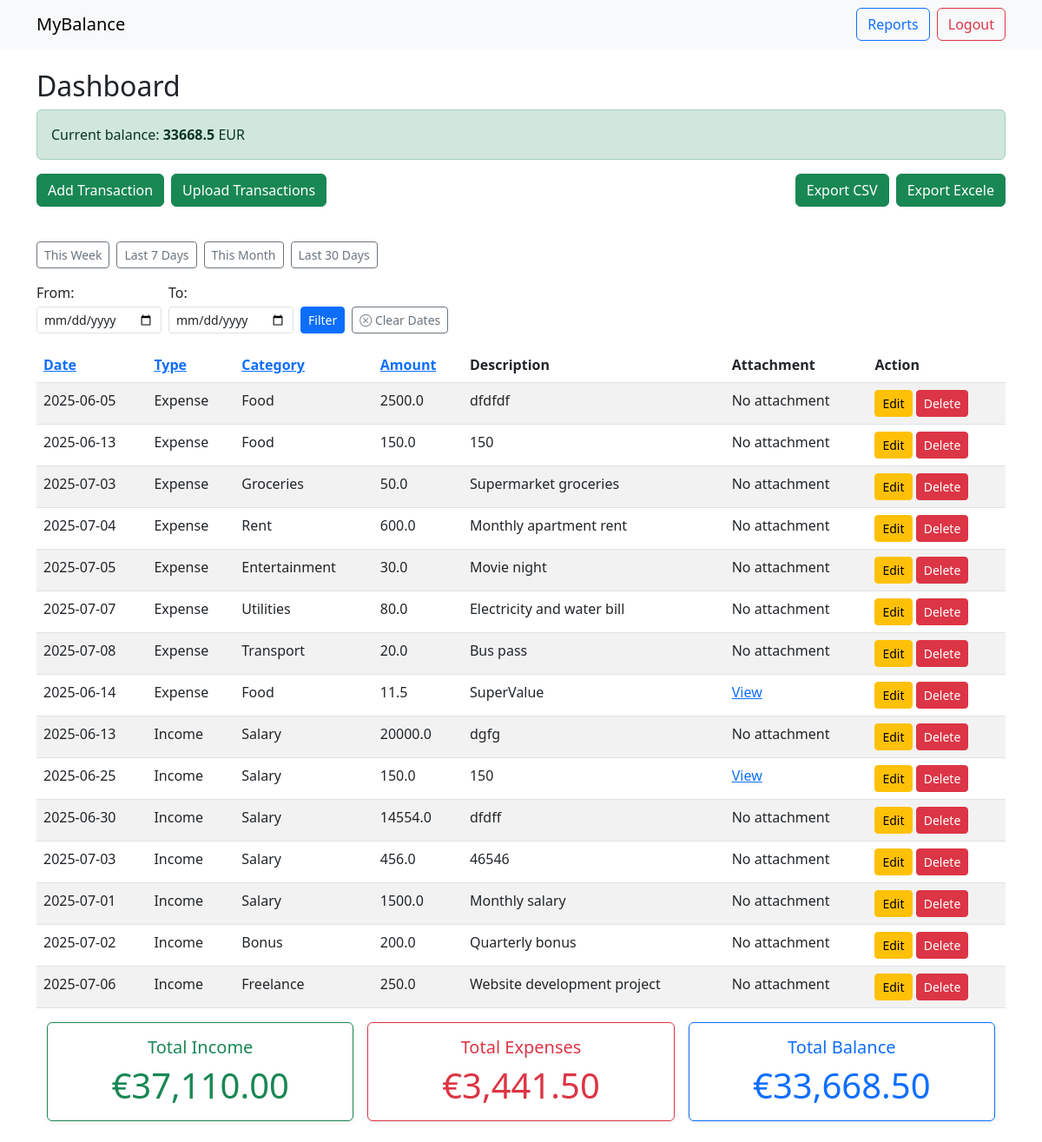
/dashboard?sort_by=type&order=asc (signed in), run on the app's committed database.
### tables this page shows
CREATE TABLE transactions (
              id INTEGER PRIMARY KEY AUTOINCREMENT,
              user_id INTEGER,
              date TEXT,
              type TEXT,
              category TEXT,
              amount REAL,
              description TEXT, attachment TEXT,
              FOREIGN KEY(user_id) REFERENCES users(id)
              );

### app.py (the view)
@app.route('/dashboard')
def dashboard():
        if 'user_id' not in session:
            return redirect(url_for('login'))
        sort_by=request.args.get('sort_by','date')
        order=request.args.get('order','desc')
        if sort_by not in ['date','type','amount', 'category']:
             sort_by='date'
        if order not in ['asc', 'desc']:
             order='desc'
        date_from=request.args.get('from')
        date_to=request.args.get('to')
        preset=request.args.get('preset')
        today=date.today()
        if preset=='this_week':
             start_of_week=today-timedelta(days=today.weekday())
             date_from=start_of_week.isoformat()
             date_to=today.isoformat()
        elif preset=='last_7_days':
             date_from=(today-timedelta(days=6)).isoformat()
             date_to=today.isoformat()
        elif preset=='this_month':
             date_from=(today.replace(day=1)).isoformat()
             date_to=today.isoformat()
        elif preset=='last_30_days':
             date_from=(today-timedelta(days=29)).isoformat()
             date_to=today.isoformat()
        query='''
            SELECT id, date, type, category, amount, description, attachment
            FROM transactions
            WHERE user_id=?
        '''
        params=[session['user_id']]
        if date_from:
             query+=" AND date>=?"
             params.append(date_from)
        if date_to:
             query+=" AND date<=?"
             params.append(date_to)
        query+= f"ORDER BY {sort_by} {order}"
        conn=get_db_conn()
        c=conn.cursor()
        c.execute(query, tuple(params))
        transactions=c.fetchall()
        query_current = '''SELECT
                        COALESCE(SUM(CASE WHEN type='Income' THEN amount ELSE 0 END),0) -
                        COALESCE(SUM(CASE WHEN type='Expense' THEN amount ELSE 0 END),0) AS balance
                        FROM transactions
                        WHERE user_id=?'''
        c.execute(query_current, (session['user_id'],))
        current_balance = c.fetchone()['balance']
        query_totals='''
                    SELECT
                    COALESCE(SUM(CASE WHEN type='Income' THEN amount ELSE 0 END),0)-
                    COALESCE(SUM(CASE WHEN type='Expense' THEN amount ELSE 0 END),0) AS balance,
                    COALESCE(SUM(CASE WHEN type='Income' THEN amount ELSE 0 END),0) AS total_income,
                    COALESCE(SUM(CASE WHEN type='Expense' THEN amount ELSE 0 END),0) AS total_expenses
                    FROM transactions
                    WHERE user_id=?

                  '''
        params_totals=[session['user_id']]
        if date_from:
            query_totals+= ' AND date>=?'
            params_totals.append(date_from)
        if date_to:
            query_totals+= ' AND date<=?'
            params_totals.append(date_to)
        c.execute(query_totals, tuple(params_totals))
        row=c.fetchone()
        total_income=row['total_income']
        total_expenses=row['total_expenses']
        balance=row['balance']
        conn.close()
        return render_template('dashboard.html', transactions=transactions, sort_by=sort_by, order=order, date_from=date_from,
                               date_to=date_to, balance=balance, total_income=total_income,total_expenses=total_expenses, current_balance=current_balance)

### app.py (called while the page is built)
def get_db_conn():
     conn=sqlite3.connect(DATABASE)
     conn.row_factory=sqlite3.Row
     return conn

### templates/dashboard.html (shortened to what this page needs)
{% extends 'base.html' %}
{% block content %}
<h2>Dashboard</h2>
<div class="alert {% if balance>=0 %} alert-success {% else %} alert-danger {% endif %}" role="alert">
    Current balance: <strong>{{current_balance}}</strong> EUR
</div>
<div class="d-flex justify-content-between flex-wrap mb-3">
  <div class="d-flex gap-2 mb-2">
<a href="{{ url_for('add') }}" class="btn btn-success mb-3">Add Transaction</a>
<a href="{{ url_for('import_transactions') }}" class="btn btn-success mb-3">Upload Transactions</a>
</div>
  <div class="d-flex gap-2 mb-2">
<a href="{{ url_for('export_transactions', filetype='csv') }}?start_date={{date_from or ''}}&end_date={{date_to or ''}}" class="btn btn-success mb-3">Export CSV</a>
<a href="{{ url_for('export_transactions', filetype='excel') }}?start_date={{date_from or ''}}&end_date={{date_to or ''}}" class="btn btn-success mb-3">Export Excele</a>
</div>
</div>
<form method="get" class="d-flex align-items-end gap-2 mb-3" style="flex-wrap: wrap; max-width: 600px;">
      <div class="col-auto">
        <a href="{{ url_for('dashboard', preset='this_week')}}" class="btn btn-outline-secondary btn-sm">This Week</a>
    </div>
    <div class="col-auto">
        <a href="{{ url_for('dashboard', preset='last_7_days')}}" class="btn btn-outline-secondary btn-sm">Last 7 Days</a>
    </div>
    <div class="col-auto">
        <a href="{{ url_for('dashboard', preset='this_month')}}" class="btn btn-outline-secondary btn-sm">This Month</a>
    </div>
    <div class="col-auto">
        <a href="{{ url_for('dashboard', preset='last_30_days')}}" class="btn btn-outline-secondary btn-sm">Last 30 Days</a>
    </div>
    <div class="col-auto">
        <label for="from" class="form-label mb-1">From:</label>
        <input type="date" name="from" id="from" class="form-control form-control-sm" value="{{ date_from or ''}}">
    </div>
    <div class="col-auto">
        <label for="to" class="form-label mb-1">To:</label>
        <input type="date" name="to" id="to" class="form-control form-control-sm" value="{{ date_to or ''}}">
    </div>
    <div class="col-auto">
        <button type="submit" class="btn btn-sm btn-primary">Filter</button>
    </div>
    <div class="col-auto">
        <a href="{{ url_for('dashboard')}}" class="btn btn-outline-secondary btn-sm">
            <i class="bi bi-x-circle"></i> Clear Dates</a>
    </div>
</form>
<table class="table table-striped">
    <thead>
        <tr>
            <th><a href="{{ url_for('dashboard',sort_by='date', order='asc' if sort_by!='date' or order=='desc' else 'desc' ) }}">Date</a></th>
            <th><a href="{{ url_for('dashboard', sort_by='type', order='asc' if sort_by!='type' or order=='desc' else 'desc')}}">Type</a></th>
            <th><a href="{{ url_for ('dashboard', sort_by='category', order='asc' if sort_by!='category' or order=='desc' else 'desc')}}">Category</a></th>
            <th><a href ="{{ url_for('dashboard', sort_by='amount', order='asc' if sort_by!='amount' or order=='desc' else 'desc')}}">Amount</a></th>
            <th>Description</th>
            <th>Attachment</th>
            <th>Action</th>
        </tr>
    </thead>
    <tbody>
        {% for t in transactions %}
        <tr>
            <td>{{ t['date'] }}</td>
            <td>{{ t['type'] }}</td>
            <td>{{ t['category'] }}</td>
            <td>{{ t['amount'] }}</td>
            <td>{{ t['description'] }}</td>
            <td>
                {% if  t['attachment']%}
                    <a href="{{ url_for('static', filename='uploads/'+t['attachment'])}}" target="_blank">View</a>
                {% else %}
                    No attachment
                {% endif %}
               </td>
            <td >
                <a href="{{url_for('update', id=t['id'])}}" class="btn btn-sm btn-warning">Edit</a>
                <a href="{{ url_for('confirm_delete', id=t['id'], target='record')}}" class="btn btn-sm btn-danger">Delete</a>
            </td>
        </tr>
        {% endfor %}
    </tbody>
</table>
<div class="container mb-4">
  <div class="row g-3">
    {% if date_from or date_to %}
      <div class="col-md-4">
        <div class="card border-success shadow-sm">
          <div class="card-body text-center">
            <h5 class="card-title text-success">Income for period</h5>
            <p class="card-text display-6 text-success ">€{{ "{:,.2f}".format(total_income) }}</p>
          </div>
        </div>
      </div>
      <div class="col-md-4">
        <div class="card border-danger shadow-sm">
          <div class="card-body text-center">
            <h5 class="card-title text-danger">Expenses for period</h5>
            <p class="card-text display-6 text-danger ">€{{ "{:,.2f}".format(total_expenses) }}</p>
          </div>
        </div>
      </div>
      <div class="col-md-4">
        <div class="card border-primary shadow-sm">
          <div class="card-body text-center">
            <h5 class="card-title text-primary">Balance for period</h5>
            <p class="card-text display-6 text-primary">€{{ "{:,.2f}".format(balance) }}</p>
          </div>
        </div>
      </div>
    {% else %}
      <div class="col-md-4">
        <div class="card border-success shadow-sm">
          <div class="card-body text-center">
            <h5 class="card-title text-success">Total Income</h5>
             <p class="card-text display-6 text-success ">€{{ "{:,.2f}".format(total_income) }}</p>
          </div>
        </div>
      </div>
      <div class="col-md-4">
        <div class="card border-danger shadow-sm">
          <div class="card-body text-center">
            <h5 class="card-title text-danger">Total Expenses</h5>
            <p class="card-text display-6 text-danger ">€{{ "{:,.2f}".format(total_expenses) }}</p>
          </div>
        </div>
      </div>
      <div class="col-md-4">
        <div class="card border-primary shadow-sm">
          <div class="card-body text-center">
            <h5 class="card-title text-primary">Total Balance</h5>
           <p class="card-text display-6 text-primary">€{{ "{:,.2f}".format(balance) }}</p>
          </div>
        </div>
      </div>
    {% endif %}
  </div>
</div>
{% endblock %}

### data on the page
transactions: date "2025-06-05", type "Expense", category "Food", amount "2500.0", description "dfdfdf", shows "No attachment"
transactions: date "2025-06-13", type "Expense", category "Food", amount "150.0", description "150", shows "No attachment"
transactions: date "2025-07-03", type "Expense", category "Groceries", amount "50.0", description "Supermarket groceries", shows "No attachment"
transactions: date "2025-07-04", type "Expense", category "Rent", amount "600.0", description "Monthly apartment rent", shows "No attachment"
transactions: date "2025-07-05", type "Expense", category "Entertainment", amount "30.0", description "Movie night", shows "No attachment"
transactions: date "2025-07-07", type "Expense", category "Utilities", amount "80.0", description "Electricity and water bill", shows "No attachment"
transactions: date "2025-07-08", type "Expense", category "Transport", amount "20.0", description "Bus pass", shows "No attachment"
transactions: date "2025-06-14", type "Expense", category "Food", amount "11.5", description "SuperValue"
transactions: date "2025-06-13", type "Income", category "Salary", amount "20000.0", description "dgfg", shows "No attachment"
transactions: date "2025-06-25", type "Income", category "Salary", amount "150.0", description "150"
transactions: date "2025-06-30", type "Income", category "Salary", amount "14554.0", description "dfdff", shows "No attachment"
transactions: date "2025-07-03", type "Income", category "Salary", amount "456.0", description "46546", shows "No attachment"
transactions: date "2025-07-01", type "Income", category "Salary", amount "1500.0", description "Monthly salary", shows "No attachment"
transactions: date "2025-07-02", type "Income", category "Bonus", amount "200.0", description "Quarterly bonus", shows "No attachment"
transactions: date "2025-07-06", type "Income", category "Freelance", amount "250.0", description "Website development project", shows "No attachment"

### other printed values
{{ current_balance }} "33668.5"
{{ "{:,.2f}".format(total_income) }} "37,110.00"
{{ "{:,.2f}".format(total_expenses) }} "3,441.50"
{{ "{:,.2f}".format(balance) }} "33,668.50"
